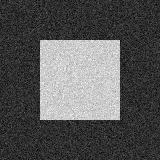
#> input picture datasets/sintetics/test/images/box.jpg, 160 x 160 px
$ python -i color_gradient.py   (imports and definitions only)
#> lines starting #> are read from the running program, lines starting #| are printed output that depends on the picture; after the words box and inside, x2 and y2 are one past the last pixel; in counts of white or black regions, pixels touching at a corner belong together
### src/classical_detectors.py
from __future__ import annotations
import numpy as np
from scipy import ndimage as ndi
from skimage import color, feature, filters

EPS=1e-12

# [8 lines left out: function gray01, not called in this run]

def robust01(a, lo=1.0, hi=99.0):
    a=np.asarray(a,float)
    finite=np.isfinite(a)
    if not finite.any():
        return np.zeros_like(a)
    p0,p1=np.percentile(a[finite],[lo,hi])
    if p1<=p0+EPS:
        return np.zeros_like(a)
    return np.clip((a-p0)/(p1-p0),0,1)

# [42 lines left out: functions detector_score, canny_binary, canny_persistence, not called in this run]

### src/postprocess.py
from __future__ import annotations
import numpy as np
from scipy import ndimage as ndi
from skimage import filters, morphology

# [12 lines left out: function gradient_orientation, not called in this run]

def non_maximum_suppression(score, theta):
    """Classic 4-direction NMS on a scalar edge score using edge-normal orientation."""
    s = np.asarray(score, dtype=float)
    a = (np.rad2deg(theta) + 180.0) % 180.0
    out = np.zeros_like(s)
    left, right = np.roll(s, 1, 1), np.roll(s, -1, 1)
    up, down = np.roll(s, 1, 0), np.roll(s, -1, 0)
    up_left = np.roll(up, 1, 1)
    up_right = np.roll(up, -1, 1)
    down_left = np.roll(down, 1, 1)
    down_right = np.roll(down, -1, 1)
    masks = [
        ((a < 22.5) | (a >= 157.5), left, right),
        ((a >= 22.5) & (a < 67.5), up_right, down_left),
        ((a >= 67.5) & (a < 112.5), up, down),
        ((a >= 112.5) & (a < 157.5), up_left, down_right),
    ]
    for m, n1, n2 in masks:
        keep = m & (s >= n1) & (s >= n2)
        out[keep] = s[keep]
    out[[0, -1], :] = 0
    out[:, [0, -1]] = 0
    return out

def hysteresis_binary(score, low, high):
    """Binary hysteresis: weak pixels survive only if connected to strong pixels."""
    return filters.apply_hysteresis_threshold(np.asarray(score, float), low, high)

def thin_binary(edge_map):
    return morphology.thin(np.asarray(edge_map, bool))

### src/color_gradient.py
from __future__ import annotations

"""Fixed analytical vector-color gradients for non-neural localization."""

import numpy as np
from scipy import ndimage as ndi
from skimage import color

from src.classical_detectors import robust01
from src.postprocess import non_maximum_suppression


_SCHARR_X = np.asarray(
    [[-3.0, 0.0, 3.0], [-10.0, 0.0, 10.0], [-3.0, 0.0, 3.0]],
    dtype=float,
) / 32.0
_SCHARR_Y = _SCHARR_X.T


def _rgb01(image: np.ndarray) -> np.ndarray:
    x = np.asarray(image)
    if x.ndim != 3 or x.shape[-1] < 3:
        raise ValueError("A three-channel RGB image is required")
    x = x[..., :3].astype(float)
    if np.issubdtype(np.asarray(image).dtype, np.integer):
        x /= float(np.iinfo(np.asarray(image).dtype).max)
    elif np.nanmax(x) > 1.0:
        x /= 255.0
    return np.clip(x, 0.0, 1.0)


def lab_di_zenzo_scharr_nms(image: np.ndarray, median_size: int = 3) -> tuple[np.ndarray, np.ndarray]:
    """Return NMS score and maximal-change direction for a CIELAB tensor gradient.

    RGB is converted to CIELAB, each Lab channel receives the incumbent 3x3
    median conditioning independently, and fixed Scharr derivatives form the
    Di Zenzo 2x2 metric tensor.  All Lab channels share a common factor of
    1/100, preserving the perceptual Lab metric while keeping values moderate.
    The maximal tensor eigenvalue supplies magnitude and its eigenvector angle
    supplies the edge-normal direction used by the existing four-bin NMS.
    """

    lab = color.rgb2lab(_rgb01(image)).astype(float) / 100.0
    size = max(1, int(median_size))
    if size > 1:
        lab = ndi.median_filter(lab, size=(size, size, 1), mode="reflect")

    dx = np.stack(
        [ndi.correlate(lab[..., channel], _SCHARR_X, mode="reflect") for channel in range(3)],
        axis=-1,
    )
    dy = np.stack(
        [ndi.correlate(lab[..., channel], _SCHARR_Y, mode="reflect") for channel in range(3)],
        axis=-1,
    )
    gxx = np.sum(dx * dx, axis=-1)
    gyy = np.sum(dy * dy, axis=-1)
    gxy = np.sum(dx * dy, axis=-1)
    discriminant = np.sqrt(np.maximum((gxx - gyy) ** 2 + 4.0 * gxy * gxy, 0.0))
    lambda_max = 0.5 * (gxx + gyy + discriminant)
    magnitude = robust01(np.sqrt(np.maximum(lambda_max, 0.0)))
    orientation = 0.5 * np.arctan2(2.0 * gxy, gxx - gyy)
    return (
        non_maximum_suppression(magnitude, orientation).astype(np.float32),
        orientation.astype(np.float32),
    )

>>> import cv2
>>> picture = cv2.cvtColor(cv2.imread('../datasets/sintetics/test/images/box.jpg'), cv2.COLOR_BGR2RGB)
#> picture is the input picture: shape (160, 160, 3); min 0, max 255, mean 85.5
>>> result = lab_di_zenzo_scharr_nms(picture)
#> in lab_di_zenzo_scharr_nms, `lab = color.rgb2lab(_rgb01(image)).astype(float) / 100.0`: lab: shape (160, 160, 3) float64; mean of channels 0, 1, 2 0.346, -1.07e-05, 2.02e-05
#> in lab_di_zenzo_scharr_nms, `lab = ndi.median_filter(lab, size=(size, size, 1), mode="reflect")`: lab: shape (160, 160, 3) float64; mean of channels 0, 1, 2 0.347, -1.07e-05, 2.03e-05
#> in lab_di_zenzo_scharr_nms, `dx = np.stack( [ndi.correlate(lab[..., channel], _SCHARR_X, mode="refl..`: dx: shape (160, 160, 3) float64; mean of channels 0, 1, 2 2.76e-05, -5.85e-10, 1.11e-09
#> in lab_di_zenzo_scharr_nms, `dy = np.stack( [ndi.correlate(lab[..., channel], _SCHARR_Y, mode="refl..`: dy: shape (160, 160, 3) float64; mean of channels 0, 1, 2 -4.22e-05, 8.92e-10, -1.69e-09
#> in lab_di_zenzo_scharr_nms, `gxx = np.sum(dx * dx, axis=-1)`:
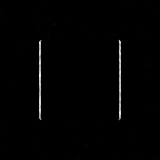
#> gxx: shape (160, 160) float64; min 0, max 0.123, mean 0.00129; drawn with min black and max white
#> in lab_di_zenzo_scharr_nms, `gxy = np.sum(dx * dy, axis=-1)`:
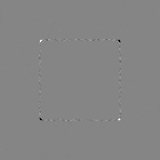
#> gxy: shape (160, 160) float64; min -0.0615, max 0.0561, mean -7.31e-06; drawn with min black and max white
#> in robust01, `finite=np.isfinite(a)`: finite: shape (160, 160) bool; every value is 1
#> in robust01, `p0,p1=np.percentile(a[finite],[lo,hi])`: p0 = 0.00136; p1 = 0.304
#> in lab_di_zenzo_scharr_nms, `orientation = 0.5 * np.arctan2(2.0 * gxy, gxx - gyy)`:
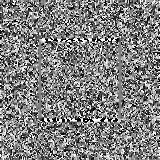
#> orientation: shape (160, 160) float64; min -1.57, max 1.57, mean 0.00444; drawn with min black and max white
#> in non_maximum_suppression, `a = (np.rad2deg(theta) + 180.0) % 180.0`:
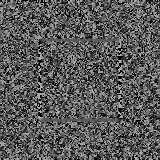
#> a: shape (160, 160) float64; min 0, max 180, mean 89.7
#> in non_maximum_suppression, `down_right = np.roll(down, -1, 1)`:
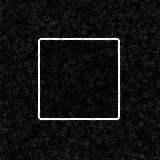
#> down_right: shape (160, 160) float64; min 0, max 1, mean 0.0729
#> the loop in non_maximum_suppression, `for m, n1, n2 in masks:` made 4 passes
#> pass 1, in non_maximum_suppression, `keep = m & (s >= n1) & (s >= n2)`:
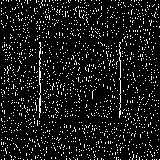
#> keep: shape (160, 160) bool; 9.6% white in thin lines or dots
#> after the loop in non_maximum_suppression, `for m, n1, n2 in masks:`:
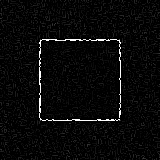
#> out: shape (160, 160) float64; min 0, max 1, mean 0.0356
#> in non_maximum_suppression, `out[[0, -1], :] = 0`: out: shape (160, 160) float64; 0.39% of pixels changed, all inside (x1, y1, x2, y2) = (0, 0, 160, 160)
#> in non_maximum_suppression, `out[:, [0, -1]] = 0`: out: shape (160, 160) float64; min 0, max 1, mean 0.0349

$ run again, on datasets/sintetics/test/images/circle.jpg
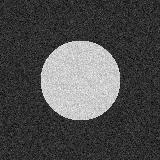
#> input picture datasets/sintetics/test/images/circle.jpg, 160 x 160 px
#> picture is the input picture: shape (160, 160, 3); min 0, max 255, mean 77
#> dx: shape (160, 160, 3) float64; mean of channels 0, 1, 2 -4.88e-05, 1.01e-09, -1.92e-09
#> dy: shape (160, 160, 3) float64; mean of channels 0, 1, 2 8.95e-06, -1.89e-10, 3.59e-10
#> in lab_di_zenzo_scharr_nms, `gxy = np.sum(dx * dy, axis=-1)`:
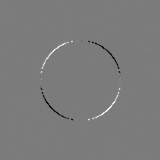
#> gxy: shape (160, 160) float64; min -0.0665, max 0.0705, mean 2.5e-06; drawn with min black and max white
#> finite: shape (160, 160) bool; every value is 1
#> p0 = 0.00144; p1 = 0.294
#> the loop in non_maximum_suppression, `for m, n1, n2 in masks:` made 4 passes
#> after the loop in non_maximum_suppression, `for m, n1, n2 in masks:`:
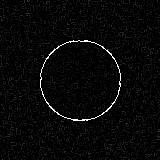
#> out: shape (160, 160) float64; min 0, max 1, mean 0.0332
